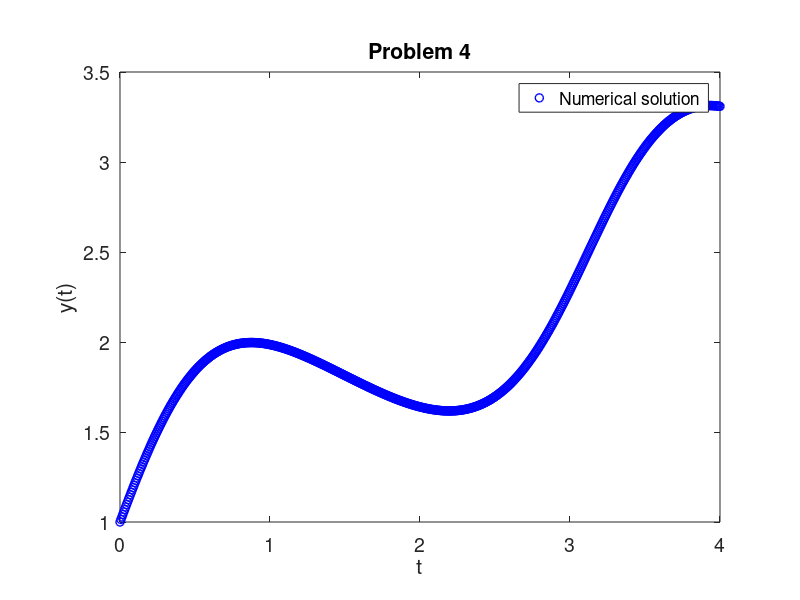

Write MATLAB code to recreate this figure.
%
% Script used to plot y(t) vs. t
%
clear all
clc
clf reset
axes('position',[0.15,0.13,0.75,0.75])
%
%a=2;
y0=1;
h=0.1/16;
%
n=4/h;
t=[0:n]*h;
y=zeros(1,n+1);
y(1)=y0;
%
for j=1:n,
  y(j+1)=y(j)+h*(-sin(y(j)/2)+exp(cos(2*t(j))));
end
%
plot(t,y,'bo','linewidth',1.0)
hold on
%
set(gca,'fontsize',14)
xlabel('t')
ylabel('y(t)')
title('Problem 4')
legend('Numerical solution')
%
%
